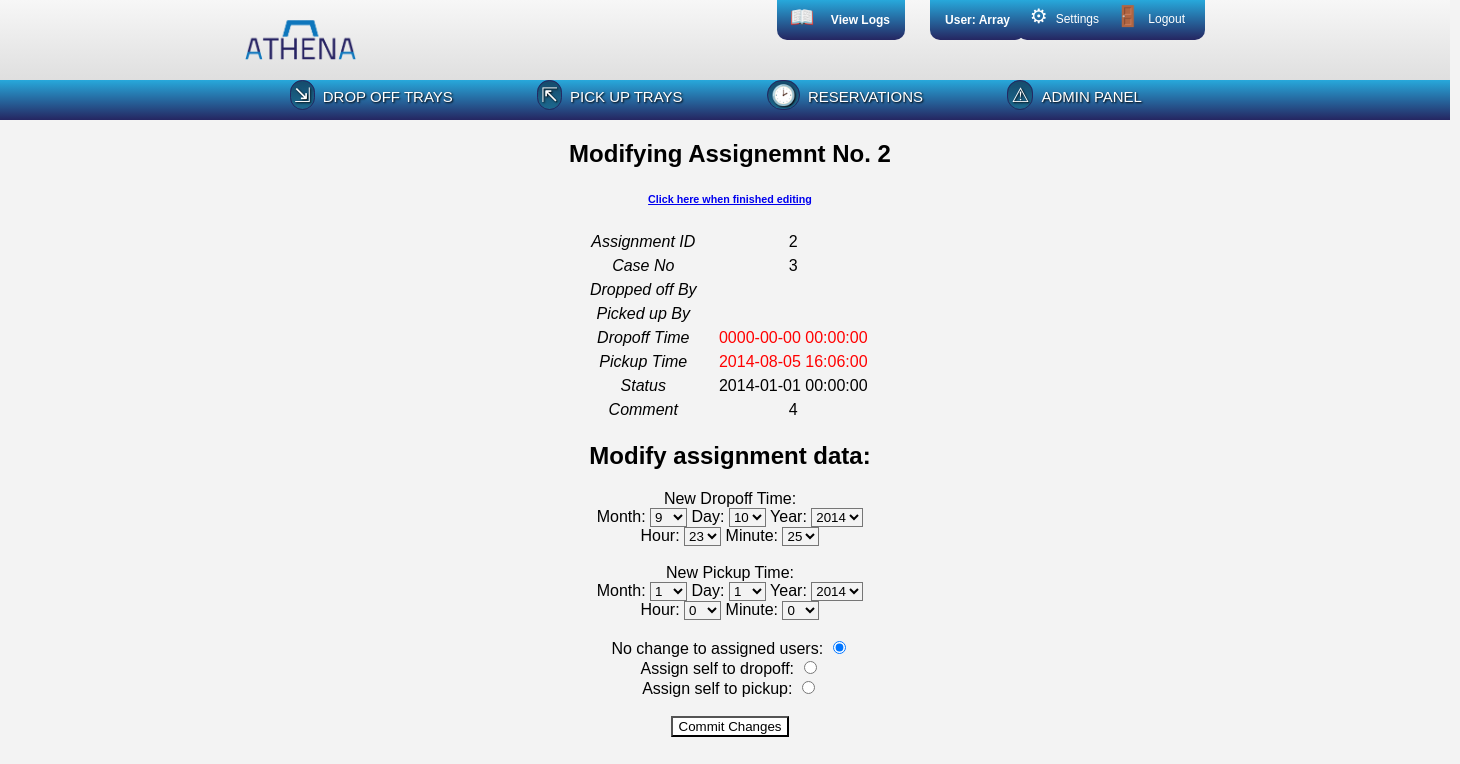
Screenshot of /www/assignments/editAssignmentDetails.php?aid=2 (signed in) with the database file from the repository.
### tables this page shows
create table if not exists assigns 
( asgn_id   int(10)      not null auto_increment,
  case_id   int(10)      not null,
  tray_id   int(10)      not null,
  
  do_usr    int(10)      not null default 0,      
  pu_usr    int(10)      not null default 0,      
  cli_nm    varchar(64)  not null default '',     
  
  do_dttm   datetime     not null,                
  pu_dttm   datetime     not null,                
  status    varchar(25)  not null default '',     
  cmt       varchar(255) not null default '',
  primary key (asgn_id)
);

### www/utils/dbConnector.php (called while the page is built, shortened)
<?php
	class dbConnector implements dbConnectInfo {
		protected static $server = dbConnectInfo::HOST;
		protected static $db = dbConnectInfo::DBNAME;
		protected static $user = dbConnectInfo::USER;
		protected static $pass = dbConnectInfo::PW;
		public function doConnect() {
			$hookup = mysqli_connect(self::$server, self::$user, self::$pass, self::$db);
			return $hookup;
		}
	}
?>

### www/assignments/editAssignmentDetails.php (the view, shortened to what this page needs)
<?php
	require_once $_SERVER['DOCUMENT_ROOT'] . "/athena/www/utils/htmlUtils.php";
	require_once $_SERVER['DOCUMENT_ROOT'] . "/athena/www/utils/dbWorker.php";
	$worker = new dbWorker();
	$currentTrayId = $_SESSION['currentTrayId'];
	if(isset($_GET['su'])) {
	} else {
		$backLink = "<h6><a href='/athena/www/viewTrayDetail.php?tid=$currentTrayId'>Click here when finished editing</a></h6>";
	}
	if(isset($_GET['aid'])) {
		$currentAsgnId = $_GET['aid'];
	}
	$sql = "SELECT * FROM assigns WHERE asgn_id='$currentAsgnId'";
		if($result = $worker->query($sql)) {
			echo "<h2>Modifying Assignemnt No. $currentAsgnId</h2>";
			echo $backLink;
			$asgn = "<table>";
			while ($row = mysqli_fetch_assoc($result)) {
				extract($row);
				$doDTTM = $worker->checkTime($do_dttm);
				$puDTTM = $worker->checkTime($pu_dttm);
				$dropoffUser = $worker->findUser($do_usr, "uname");
				$pickupUser = $worker->findUser($pu_usr, "uname");
				$asgn .=
							"<tr><td><em>Assignment ID</em></td><td>$asgn_id</td></tr>" .
							"<tr><td><em>Case No</em></td><td>$case_id</td></tr>" .
							"<tr><td><em>Dropped off By</em></td><td>$dropoffUser</td></tr>" .
							"<tr><td><em>Picked up By</em></td><td>$pickupUser</td></tr>" .
							"<tr><td><em>Dropoff Time</em></td><td>$doDTTM</td>" .
							"<tr><td><em>Pickup Time</em></td><td>$puDTTM</td></tr>" .
							"<tr><td><em>Status</em></td><td>$status</td></tr>" .
							"<tr><td><em>Comment</em></td><td>$cmt</td></tr>" .
							"</table>";
			}
			$asgn .= "</table>";
			echo "<p>$asgn</p>";
			$dateTime = $worker->makeDateTimeSelect();
			$dateTime2 = $worker->makeDateTimeSelect(true);
		$asgnForm = "<form action='editAssignmentDetails.php?aid=$currentAsgnId' method='post'>" .
		"New Dropoff Time: $dateTime <br/>" .
		"New Pickup Time: $dateTime2 <br/>" .
		"No change to assigned users: <input type='radio' name='newAssign' value='no' checked='1' /> <br/>" .
		"Assign self to dropoff: <input type='radio' name='newAssign' value='do' /> <br/>" .
		"Assign self to pickup: <input type='radio' name='newAssign' value='pu' /> <br/><br/>" .
		"<input type='submit' value='Commit Changes' />  </form>";
		echo "<h2>Modify assignment data: </h2>";
		echo "<p>$asgnForm</p>";
	}
?>

### www/utils/dbWorker.php (shortened to what this page needs)
<?php
	require_once("dbConnector.php");
	class dbWorker extends dbConnector {
		private $connection;
		public function __construct() {
			$this->connection = $this->doConnect();
		}
		public function query($sql) {
			return mysqli_query($this->connection, $sql);
		}
		public function makeDateTimeSelect($salt = "") {
			$yearSelect = "<select id='dateTime' name='newYear$salt'>";
			for($y = 14; $y <= 31; $y++) {
				$yearSelect .= "<option id='y$y" . $salt . "' value='20$y'>20$y</option>";
			}
			$yearSelect .= "</select>";
			$monthSelect = "<select name='newMonth$salt'>";
			for($mo = 1; $mo <=12; $mo++) {
				$monthSelect .= "<option id='mo$mo" . $salt . "' value='$mo'>$mo</option>";
			}
			$monthSelect .= "</select>";
			$daySelect = "<select name='newDay$salt'>";
			for($day = 1; $day <=31; $day++) {
				$daySelect .="<option id='d$day". $salt . "' value='$day'>$day</option>";
			}
			$daySelect .= "</select>";
			$hourSelect = "<select name='newHour$salt'>";
			for($h = 0; $h <=23; $h++) {
				$hourSelect .= "<option id='h$h". $salt ."' value='$h'>$h</option>";
			}
			$hourSelect .= "</select>";
			$minSelect = "<select name='newMin$salt'>";
			for($m = 0; $m <= 59; $m++) {
				$minSelect .= "<option id='m$m". $salt ."' value='$m'>$m</option>";
			}
			$minSelect .= "</select>";
			$form = "<br/>Month: $monthSelect Day: $daySelect Year: $yearSelect <br/>" .
			"Hour: $hourSelect Minute: $minSelect <br/>";
			return $form;
		}
		public function checkTime($timeStamp) {
			$date = strtotime($timeStamp);
			$oneDayFromNow = time() + 86400;
			if(time() > strtotime($timeStamp)) return "<span class='error'>$timeStamp</span>";
			else if($date <= $oneDayFromNow && time() < $date) return "<span class='warning'>$timeStamp</span>";
			else return $timeStamp;
		}
	}
?>

### www/styles.css (style rules this page uses)
* { background: none repeat scroll 0% 0% transparent; }
body { font-family: helvetica, sans-serif; margin: 0; background: #f3f3f3; overflow-x:hidden; }
input, textarea { background: white; }
.main table, .main th, .main td { margin-top: 10px; margin-bottom: 10px; padding: 3px; max-width: 400px; word-wrap: break-word; border-collapse: collapse; }
.error { color: red; }
.main table { width: 300px; margin-left: auto; margin-right: auto; }

### rows the page displays
assigns: asgn_id "2", case "3", do_dttm "0000-00-00 00:00:00 2014-08-05 16:06:00", status "2014-01-01 00:00:00", cmt "4"

### other values shown
$userStr "Array"
$currentAsgnId "2"
form field newMonth "9"
form field newDay "10"
form field newHour "23"
form field newMin "25"
form field value "1"
form field value "0"
